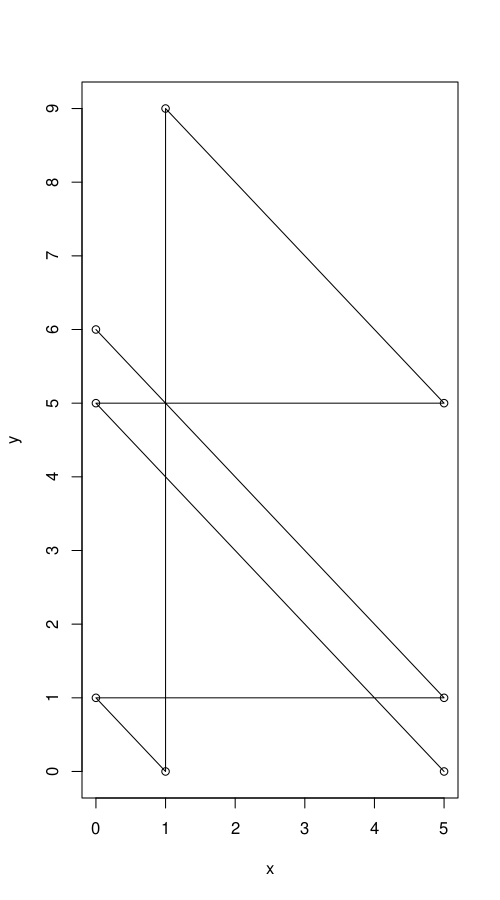

Write the R code that produced this figure.

x <- c(5,0,5,1,1,0,5,0)
y <- c(0,5,5,9,0,1,1,6)

pdf(width=5,height=9)

plot(x,y,type="o",xaxp=c(0,5,5),yaxp=c(0,9,9))

dev.off()
